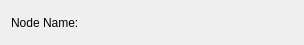
<?xml version="1.0" encoding="UTF-8"?>
<ui version="4.0">
 <class>Form</class>
 <widget class="QWidget" name="Form">
  <property name="geometry">
   <rect>
    <x>0</x>
    <y>0</y>
    <width>304</width>
    <height>45</height>
   </rect>
  </property>
  <property name="windowTitle">
   <string>Form</string>
  </property>
  <property name="styleSheet">
   <string notr="true"/>
  </property>
  <layout class="QVBoxLayout" name="verticalLayout">
   <item>
    <layout class="QHBoxLayout" name="horizontalLayout_3">
     <item>
      <widget class="QLabel" name="label_3">
       <property name="text">
        <string>Node Name:</string>
       </property>
       <property name="textFormat">
        <enum>Qt::AutoText</enum>
       </property>
       <property name="scaledContents">
        <bool>false</bool>
       </property>
      </widget>
     </item>
     <item>
      <widget class="QLabel" name="nodeNameLbl">
       <property name="text">
        <string/>
       </property>
      </widget>
     </item>
     <item>
      <spacer name="horizontalSpacer_3">
       <property name="orientation">
        <enum>Qt::Horizontal</enum>
       </property>
       <property name="sizeHint" stdset="0">
        <size>
         <width>40</width>
         <height>20</height>
        </size>
       </property>
      </spacer>
     </item>
    </layout>
   </item>
  </layout>
 </widget>
 <resources/>
 <connections/>
</ui>
